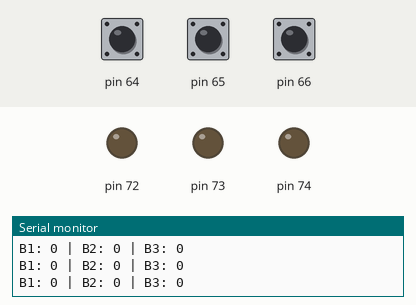
The sketch below on a simulated Arduino Mega 2560, built for the host (arithmetic inside an expression is 32-bit, double 64-bit). On the bench: output pins drawn as LEDs (lit = HIGH), the last lines printed to the serial monitor. Inputs (shaded band) come from the test bench; at power-on: pin 64 HIGH, pin 65 HIGH, pin 66 HIGH.

Above: at 1.2 s.
1.3 s: pin 64 pulled LOW for 0.15 s
At 1.41 s:
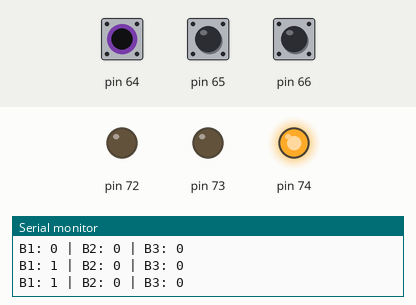
2.9 s: pin 65 pulled LOW for 0.15 s
At 3.0 s:
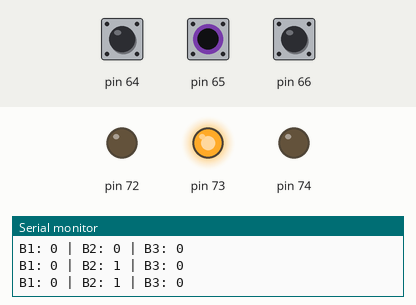
4.5 s: pin 66 pulled LOW for 0.15 s
At 4.6 s:
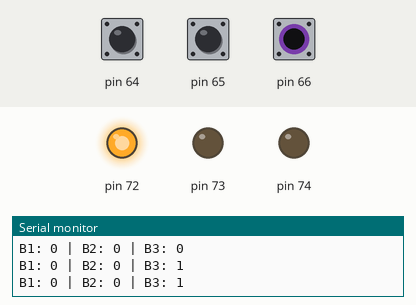
6.1 s: pin 66 pulled LOW for 3.2 s
At 9.7 s:
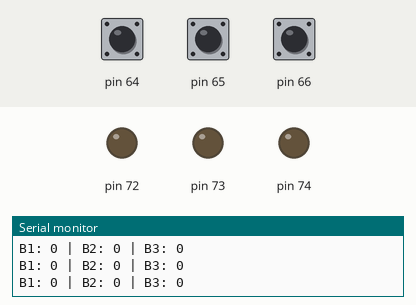
10.8 s: pin 64 pulled LOW for 3.2 s
At 11.2 s:
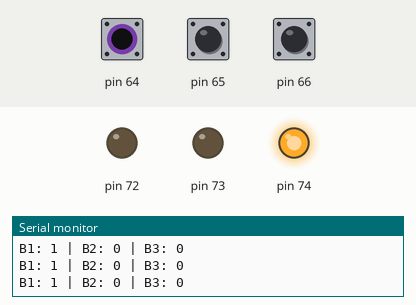
15.5 s: pin 64 driven LOW and pin 65 driven LOW
At 16.3 s:
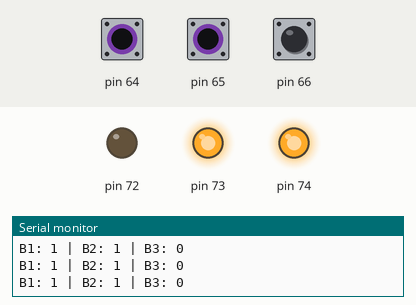
Timing chart, 0 to 18.0 s (numbered marks = the images above; inputs shaded):
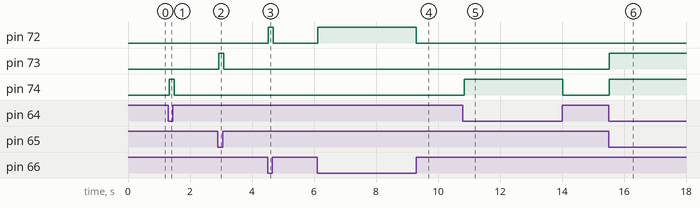

Measured:
- after the input at 1.3 s, pin 74: LOW → HIGH at once, → LOW 0.15 s later
- after the input at 2.9 s, pin 73: LOW → HIGH at once, → LOW 0.15 s later
- after the input at 4.5 s, pin 72: LOW → HIGH at once, → LOW 0.15 s later
- after the input at 6.1 s, pin 72: LOW → HIGH at once, → LOW 3.2 s later
- after the input at 10.8 s, pin 74: LOW → HIGH at once, → LOW 3.2 s later
- after the input at 15.5 s, pin 73, pin 74: LOW → HIGH at once

The sketch:

MapButtonsToLEDs_MCP23017.ino
```cpp
#include <Adafruit_MCP23X17.h>
#include <Wire.h>


Adafruit_MCP23X17 mcp;

// ==========================================
// Define Custom I2C Pins (Change these to your board's pins)
// ==========================================
#define I2C_SDA_PIN 42
#define I2C_SCL_PIN 41

// Define Button Pins (GPA0, GPA1, GPA2 correspond to 0, 1, 2)
#define BUTTON_1 0
#define BUTTON_2 1
#define BUTTON_3 2

// Define LED Pins (GPB0, GPB1, GPB2 correspond to 8, 9, 10)
#define LED_1 10
#define LED_2 9
#define LED_3 8

void setup() {
  Serial.begin(115200);
  while (!Serial)
    ;

  Serial.println("MCP23017 Custom I2C Pin Test");

  // Initialize I2C with your manual pins
  Wire.begin(I2C_SDA_PIN, I2C_SCL_PIN);

  // Initialize the MCP23017 at the default I2C address (0x20)
  // We pass the customized '&Wire' instance to the library
  if (!mcp.begin_I2C(0x20, &Wire)) {
    Serial.println("Error: MCP23017 not found. Check your wiring!");
    while (1)
      ;
  }
  Serial.println("MCP23017 connected successfully.");

  // Configure LED pins as OUTPUT
  mcp.pinMode(LED_1, OUTPUT);
  mcp.pinMode(LED_2, OUTPUT);
  mcp.pinMode(LED_3, OUTPUT);

  // Configure Button pins as INPUT_PULLUP
  mcp.pinMode(BUTTON_1, INPUT_PULLUP);
  mcp.pinMode(BUTTON_2, INPUT_PULLUP);
  mcp.pinMode(BUTTON_3, INPUT_PULLUP);
}

void loop() {
  // Read the state of the buttons
  // Since we use INPUT_PULLUP, a pressed button reads LOW (0)
  bool btn1_state = !mcp.digitalRead(BUTTON_1);
  bool btn2_state = !mcp.digitalRead(BUTTON_2);
  bool btn3_state = !mcp.digitalRead(BUTTON_3);

  // Write the state to the LEDs
  mcp.digitalWrite(LED_1, btn1_state ? HIGH : LOW);
  mcp.digitalWrite(LED_2, btn2_state ? HIGH : LOW);
  mcp.digitalWrite(LED_3, btn3_state ? HIGH : LOW);

  // Print to Serial monitor for debugging
  Serial.print("B1: ");
  Serial.print(btn1_state);
  Serial.print(" | B2: ");
  Serial.print(btn2_state);
  Serial.print(" | B3: ");
  Serial.println(btn3_state);

  delay(50); // Small delay for debouncing/stability
}
```
